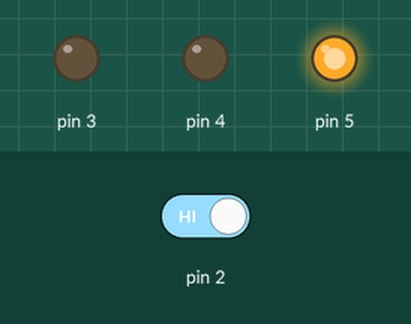
Simulated run of this sketch. Board: Arduino Uno, built with avr-gcc and run on an emulated ATmega328P. Parts: output pins drawn as LEDs (lit = HIGH). Inputs (shaded band) come from the test bench; at power-on: pin 2 HIGH. Random numbers use the default seed unless the sketch sets one; what the sketch prints to the serial monitor is not drawn.

Above: at 2.8 s.
2.9 s: pin 2 driven LOW
At 4.0 s:
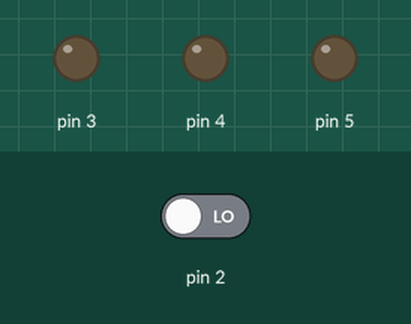
4.5 s: pin 2 driven HIGH
At 5.9 s:
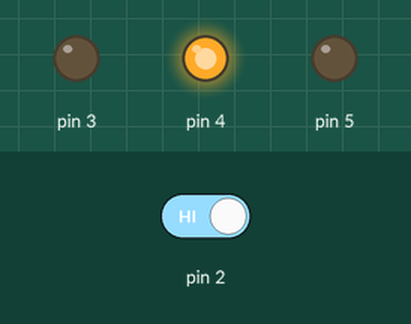
At 8.3 s:
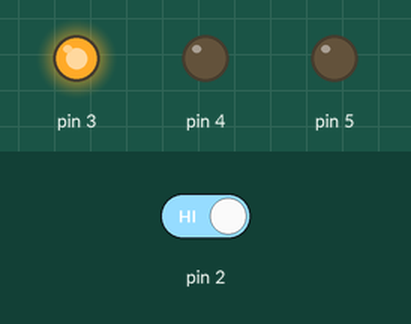
Timing chart, 0 to 14.6 s (numbered marks = the images above; inputs shaded):
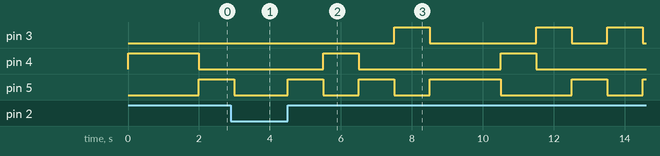

Measured:
- after the input at 4.5 s, pin 3: goes HIGH 1.0 s, LOW 3.0 s, HIGH 1.0 s, LOW 1.0 s, HIGH 1.0 s, then LOW, starting after 3.0 s; pin 4: alternates HIGH for 1.0 s and LOW for 4.0 s, starting after 1.0 s; pin 5: LOW → HIGH at once, → LOW 1.0 s later, → HIGH 1.0 s later, → LOW 1.0 s later, … (9 changes in this stretch)

The sketch:

ssc2.ino
```cpp
int switchState = 0;
int state = 100;
int randomval;
char ledNo;
void setup() {
  Serial.begin(9600);
  Serial.flush();
  pinMode (3,OUTPUT);
  pinMode (4,OUTPUT);
  pinMode (5,OUTPUT);
  pinMode (2,INPUT);

}

void loop(){
  switchState = digitalRead(2);
  // To display switch state only onse
  if (switchState == LOW){
    if (state != 0){
      state = 0;
      Serial.println("Tlacitko neni zmacknuto");
      Serial.println(ledNo);
        while (Serial.available() > 0) {
        ledNo = (char)Serial.read();
        delay(5);
        Serial.println(ledNo);
        switch(ledNo){
          case 3:
          Serial.println("!!!!!!!!!!!!!!");
          digitalWrite(3, HIGH);
          delay(1000);
          digitalWrite(3, LOW);
          state = 100;
          break;
          case 52:
          digitalWrite(4, HIGH);
          delay(1000);
          digitalWrite(4, LOW);
          state = 100;
          case 53:
          digitalWrite(5, HIGH);
          delay(1000);
          digitalWrite(5, LOW);
          state = 100;
          default:
          Serial.println("this led is not installed");
        //state = 100;
        }
        }
      }
    // let's read from the console which led to light up
    }
 else{
    // To display switch state only onse
     if (state != 1){
      state = 1;
      Serial.println("Tlacitko je zmacknuto");
      }
    randomval = random(3);
      switch(randomval){
      case 0:
      Serial.print(randomval);
      Serial.println(" cervena");
      digitalWrite(3, HIGH);
      delay(1000);
      digitalWrite(3, LOW);
      break;
      case 1:
      Serial.print(randomval);
      Serial.println(" zluta");
      digitalWrite(4, HIGH);
      delay(1000);
      digitalWrite(4, LOW);
      break;
      case 2:
      Serial.print(randomval);
      Serial.println(" zelena");
      digitalWrite(5, HIGH);
      delay(1000);
      digitalWrite(5, LOW);
      break;
    }
    //digitalWrite(3, LOW);
    //digitalWrite(4, LOW);
    //digitalWrite(5, HIGH);

    //delay(2000);//wait for a quarter second
    //toggle the LEDs
    //digitalWrite (4, HIGH);
    //digitalWrite (5, LOW);
    //delay(2000);
  }
}
```
